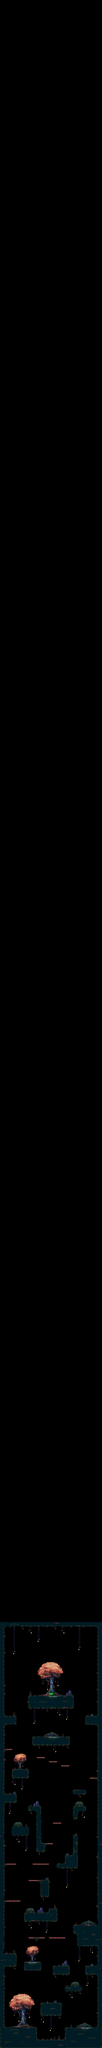

A level layout from a 2D game, rendered from its tile map. Below: a short description, then the map file with tile-grid data replaced by summaries:
An orthogonal 25x500 tile map with 16x16 px tiles, 2 tile layers (Background, Objects), 3 tilesets and 47 objects.

<map version="1.8" tiledversion="1.8.2" orientation="orthogonal" renderorder="right-down" width="25" height="500" tilewidth="16" tileheight="16" infinite="0" nextlayerid="11" nextobjectid="103">
 <tileset firstgid="1" name="SpringStar" tilewidth="16" tileheight="16" tilecount="198" columns="18">
  <image source="stringstar fields/tileset.png" width="288" height="176" />
 </tileset>
 <tileset firstgid="199" source="SpringStar.tsx" />
 <tileset firstgid="397" name="bill" tilewidth="16" tileheight="16" tilecount="1" columns="1">
  <image source="bill.png" width="16" height="16" />
 </tileset>
 <layer id="2" name="Background" width="25" height="500">
  <data>[12500 cells, 1534 non-empty, 312 distinct tile ids]</data>
 </layer>
 <layer id="1" name="Objects" width="25" height="500">
  <data>[12500 cells, 19 non-empty, 7 distinct tile ids]</data>
 </layer>
 <objectgroup id="4" name="Walls" locked="1">
  <object id="7" x="384" y="6336" width="16" height="1584" />
  <object id="9" x="0" y="6336" width="16" height="1584" />
  <object id="92" x="16" y="6336" width="368" height="16" />
 </objectgroup>
 <objectgroup id="5" name="Floors">
  <object id="10" x="0" y="7920" width="144" height="80" />
  <object id="11" x="144" y="7968" width="112" height="32" />
  <object id="12" x="256" y="7920" width="144" height="80" />
  <object id="13" x="160" y="7824" width="80" height="48" />
  <object id="15" x="336" y="7680" width="48" height="32" />
  <object id="16" x="208" y="7680" width="64" height="32" />
  <object id="17" x="96" y="7664" width="64" height="32" />
  <object id="18" x="16" y="7632" width="48" height="48" />
  <object id="19" x="112" y="7568" width="64" height="16" />
  <object id="20" x="192" y="7568" width="64" height="16" />
  <object id="21" x="288" y="7520" width="96" height="32" />
  <object id="22" x="304" y="7552" width="80" height="48" />
  <object id="23" x="192" y="7456" width="32" height="48" />
  <object id="24" x="96" y="7472" width="96" height="32" />
  <object id="25" x="16" y="7424" width="64" height="16" />
  <object id="27" x="16" y="7280" width="48" height="16" />
  <object id="30" x="224" y="7280" width="80" height="16" />
  <object id="31" x="256" y="7248" width="48" height="32" />
  <object id="32" x="288" y="7168" width="16" height="80" />
  <object id="34" x="112" y="7056" width="48" height="16" />
  <object id="37" x="288" y="7056" width="16" height="48" />
  <object id="38" x="304" y="7056" width="32" height="16" />
  <object id="39" x="16" y="7008" width="48" height="32" />
  <object id="40" x="288" y="6992" width="48" height="16" />
  <object id="41" x="352" y="6944" width="32" height="16" />
  <object id="42" x="144" y="6864" width="32" height="16" />
  <object id="43" x="192" y="6880" width="32" height="16" />
  <object id="44" x="240" y="6896" width="32" height="16" />
  <object id="60" x="256" y="7760" width="64" height="16" />
  <object id="63" x="144" y="7072" width="16" height="160" />
  <object id="64" x="160" y="7200" width="16" height="32" />
  <object id="69" x="160" y="7360" width="32" height="48" />
  <object id="71" x="48" y="6912" width="64" height="32" />
  <object id="72" x="48" y="7136" width="64" height="32" />
  <object id="76" x="112" y="7344" width="80" height="16" />
  <object id="77" x="128" y="7280" width="64" height="16" />
  <object id="78" x="176" y="7200" width="32" height="16" />
  <object id="79" x="208" y="7120" width="32" height="16" />
  <object id="86" x="128" y="6784" width="144" height="32" />
  <object id="87" x="336" y="6704" width="48" height="32" />
  <object id="88" x="16" y="6704" width="48" height="32" />
  <object id="90" x="112" y="6624" width="176" height="48" />
  <object id="91" x="16" y="6832" width="32" height="16" />
 </objectgroup>
 <objectgroup id="10" name="Object">
  <object id="101" x="192" y="6608" width="16" height="16" />
 </objectgroup>
</map>
